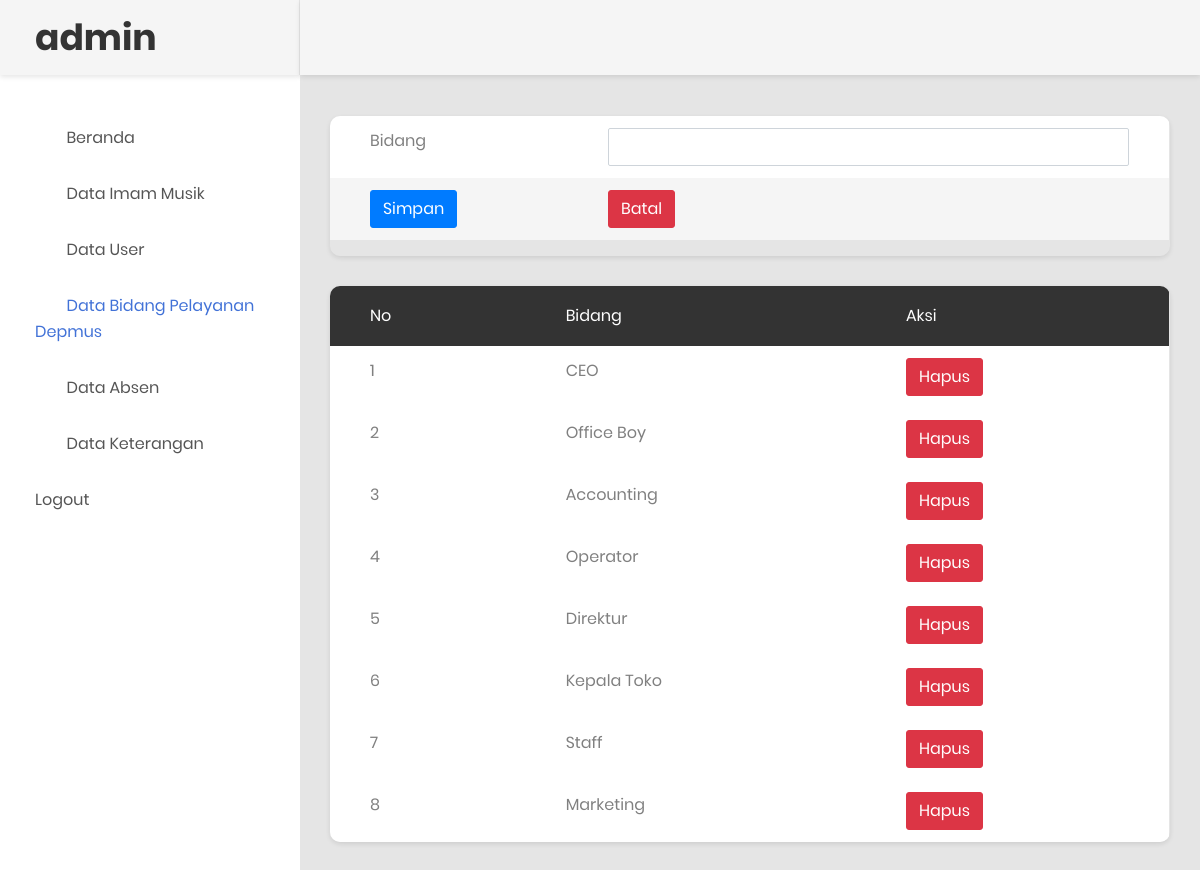
The app's page /datajabatan.php (signed in) with its own data.
### tables this page shows
CREATE TABLE `tb_jabatan` (
  `id` int(11) NOT NULL,
  `jabatan` varchar(255) NOT NULL
);

### datajabatan.php (the view, shortened to what this page needs)
<!DOCTYPE html>
<html lang="en">
<head>
     <link rel="stylesheet" href="https://maxcdn.bootstrapcdn.com/bootstrap/4.5.2/css/bootstrap.min.css">
    <link rel="stylesheet" type="text/css" href="css/bootstrap.css" media="all">
    <link href="css/font-face.css" rel="stylesheet" media="all">
    <link href="vendor/font-awesome-4.7/css/font-awesome.min.css" rel="stylesheet" media="all">
    <link href="vendor/font-awesome-5/css/fontawesome-all.min.css" rel="stylesheet" media="all">
    <link href="vendor/mdi-font/css/material-design-iconic-font.min.css" rel="stylesheet" media="all">
    <link href="vendor/bootstrap-4.1/bootstrap.min.css" rel="stylesheet" media="all">
    <link href="vendor/animsition/animsition.min.css" rel="stylesheet" media="all">
    <link href="vendor/bootstrap-progressbar/bootstrap-progressbar-3.3.4.min.css" rel="stylesheet" media="all">
    <link href="vendor/wow/animate.css" rel="stylesheet" media="all">
    <link href="vendor/css-hamburgers/hamburgers.min.css" rel="stylesheet" media="all">
    <link href="vendor/slick/slick.css" rel="stylesheet" media="all">
    <link href="vendor/select2/select2.min.css" rel="stylesheet" media="all">
    <link href="vendor/perfect-scrollbar/perfect-scrollbar.css" rel="stylesheet" media="all">
    <link href="css/theme.css" rel="stylesheet" media="all">
</head>
<body class="animsition">
    <div class="page-wrapper">
        <aside class="menu-sidebar d-none d-lg-block">
            <div class="logo">
                <a href="#">
                   <h1>admin</h1>
                </a>
            </div>
            <div class="menu-sidebar__content js-scrollbar1">
                <nav class="navbar-sidebar">
                    <ul class="list-unstyled navbar__list">
                        <li>
                            <a class="js-arrow" href="admin2.php">
                                <i class="fas fa-tachometer-alt"></i>Beranda</a>
                        </li>
                        <li>
                            <a href="datakaryawan.php">
                                <i class="fas fa-chart-bar"></i>Data Imam Musik</a>
                        </li>
                        <li>
                            <a href="datauser.php">
                                <i class="fas fa-table"></i>Data User</a>
                        </li>
                        <li class="active has-sub">
                            <a href="datajabatan.php">
                                <i class="far fa-check-square"></i>Data Bidang Pelayanan Depmus</a>
                        </li>
                        <li>
                            <a href="data_absen.php">
                                <i class="fas fa-list"></i>Data Absen</a>
                        </li>
                        <li>
                            <a href="data_keterangan.php">
                                <i class="fas fa-envelope"></i>Data Keterangan
                            </a>
                        </li>
                        <li>
                            <a href="logout.php">Logout</a>
                        </li>
                    </ul>
                </nav>
            </div>
        </aside>
        <div class="page-container">
            <header class="header-desktop">
            </header>
            <div class="main-content">
                <div class="section__content section__content--p30">
                    <div class="container-fluid">
                        <div class="row">
                           <div class="table-responsive table--no-card m-b-30">
                            <form action="jabatan_sv.php" method="post">
                                <div class="form-group">
                                <table class="table table-borderless table-striped table-earning" >
                                        <tbody>
                                            <tr>
                                                <td>Bidang</td>
                                                <td>
                                                <input type="text" class="form-control" name="jabatan" autocomplete="off">
                                            </td>
                                            </tr>
                                            <tr>
                                                <td><button type="submit" name="simpan" class="btn btn-primary">Simpan</button></td>
                                                <td><input type="reset" name="" value="Batal" class="btn btn-danger"></td>
                                            </tr>
                                      </tbody>
                                    </table>
                                        </div>
                            </form>
                                </div>
                        </div>
                        <div class="row">
                                <div class="table-responsive table--no-card m-b-30">
                                    <table class="table table-borderless table-striped table-earning">
                                        <thead>
                                            <tr>
                                                <th>No</th>
                                                <th>Bidang</th>
                                                <th>Aksi</th>
                                            </tr>
                                        </thead>
                                        <?php
                                            include 'koneksi.php';
                                            $sql = "SELECT * FROM tb_jabatan";
                                            $query = mysqli_query($koneksi, $sql);
                                            $no = 1;
                                            while ($row = mysqli_fetch_array($query)) {
                                         ?>
                                        <tbody>
                                            <tr>
                                                <td><?php echo $no ?></td>
                                                <td><?php echo $row['jabatan']; ?></td>
                                                <td> <a href="hapus_jabatan.php?id=<?php echo $row['id']; ?>"><button class="btn btn-danger" onclick="return confirm('yakin ingin dihapus?');">Hapus</button></a></td>
                                            </tr>
                                           <?php
                                           $no++;
                                       }
                                            ?>
                                        </tbody>
                                    </table>
                                </div>
                            </div>
                </div>
            </div>
        </div>
    </div>
</body>
</html>

### records on screen
tb_jabatan: jabatan "CEO"
tb_jabatan: jabatan "Office Boy"
tb_jabatan: jabatan "Accounting"
tb_jabatan: jabatan "Operator"
tb_jabatan: jabatan "Direktur"
tb_jabatan: jabatan "Kepala Toko"
tb_jabatan: jabatan "Staff"
tb_jabatan: jabatan "Marketing"
